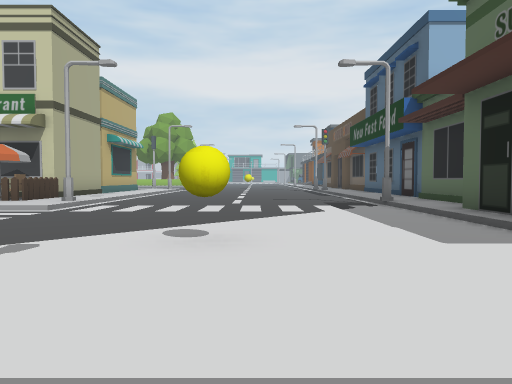
View 1 (above)

20 first-person views from a walk through a 3-D level made in the Unity game engine. The camera is 1.2 m above the floor, tilts 2° down and sees 70° across. The floor is counted in squares, 2 m on a side. Each view is taken from the middle of a square. On the plan, view 1 faces up. The plan holds only what a view shows up to about 10 squares ahead; the rest is blank. The place goes on beyond the plan. The player is left out. Some surface patterns are stand-ins.

View 2
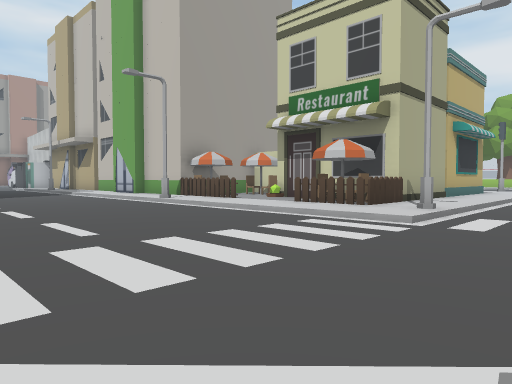

View 3
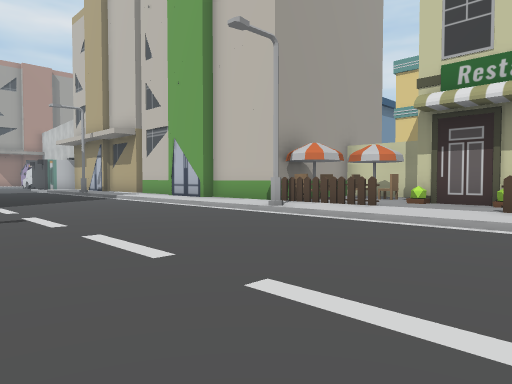

View 4
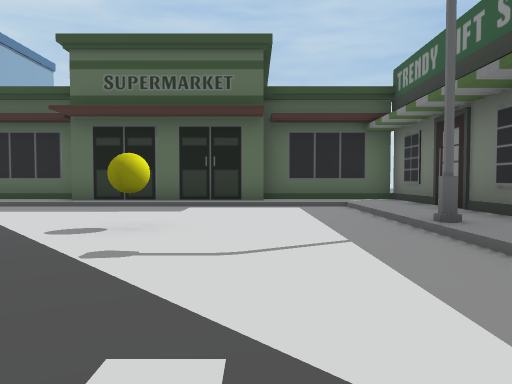

View 5
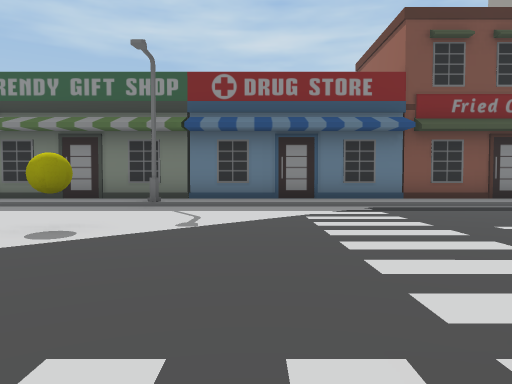

View 6
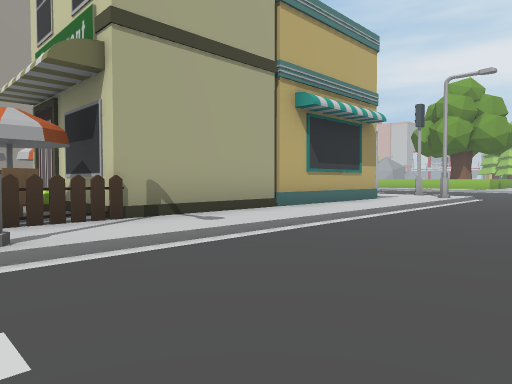

View 7
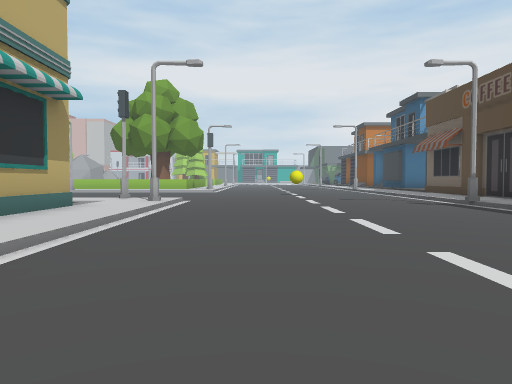

View 8
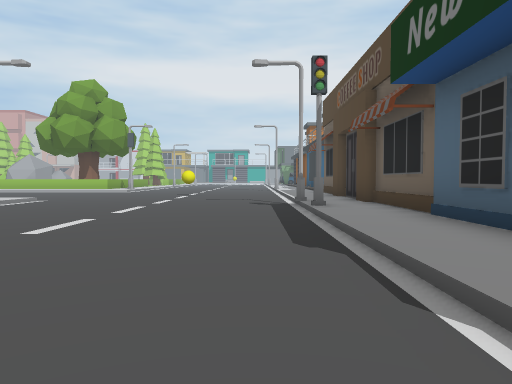

View 9
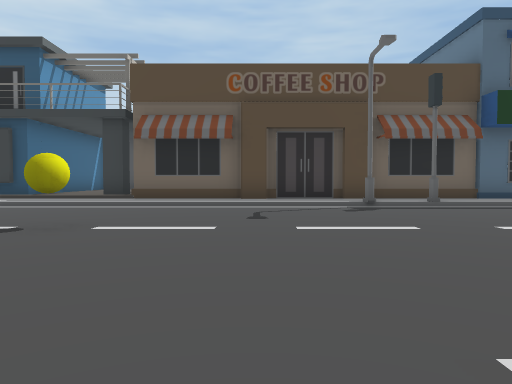

View 10
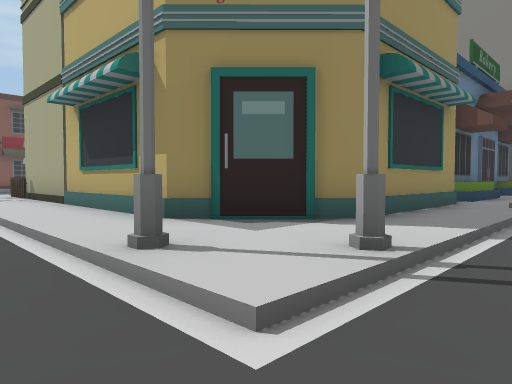

View 11
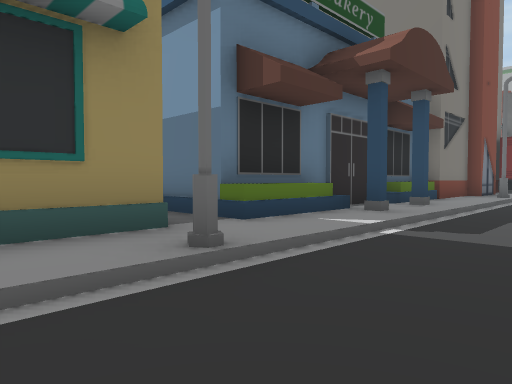

View 12
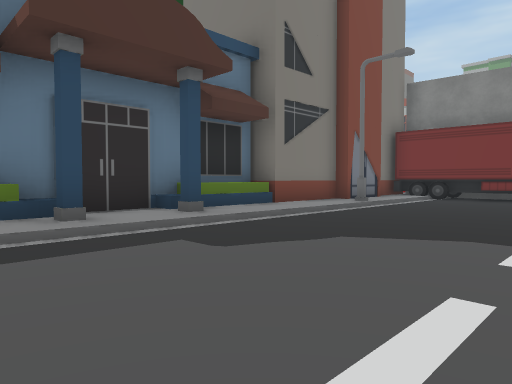

View 13
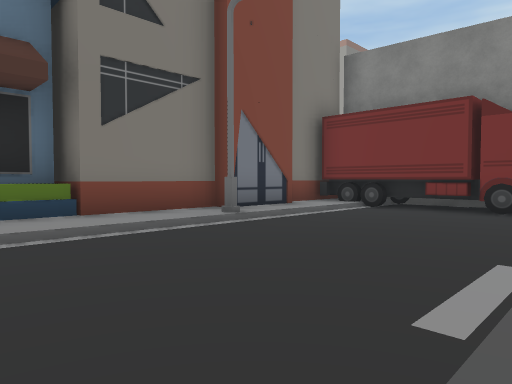

View 14
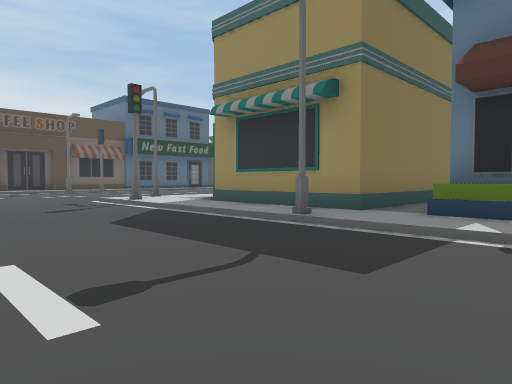

View 15
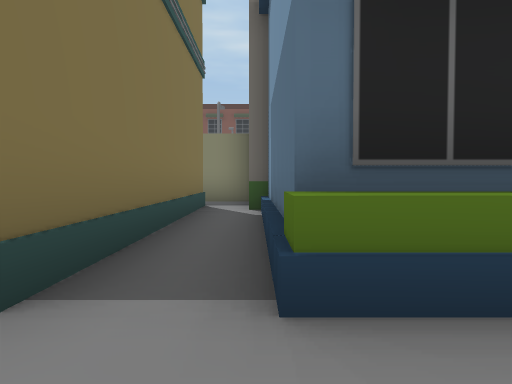

View 16
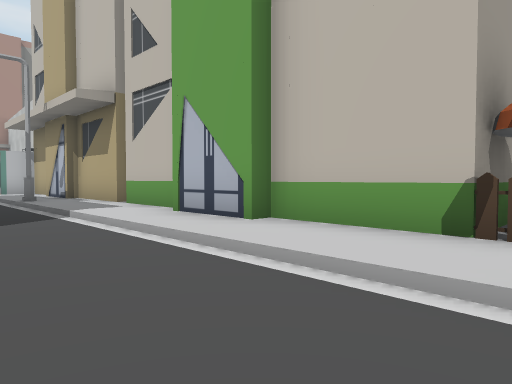

View 17
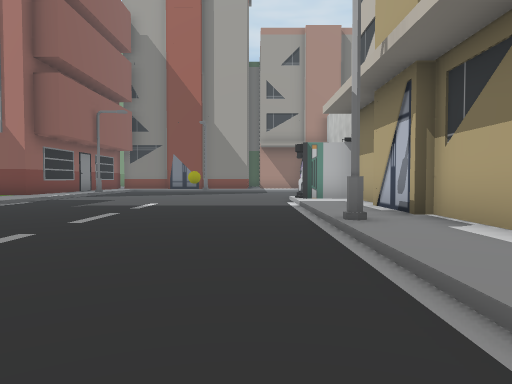

View 18
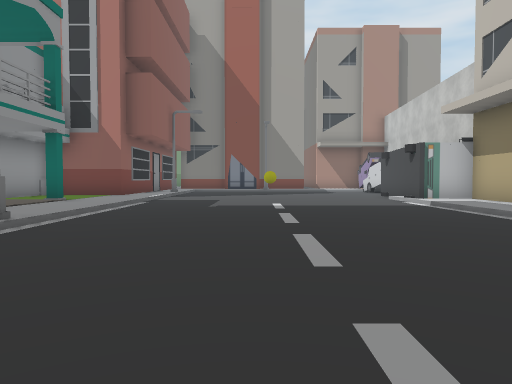

View 19
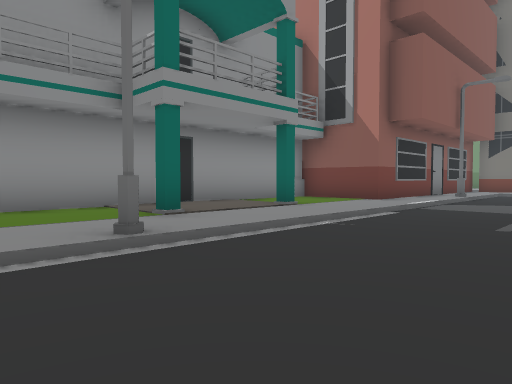

View 20
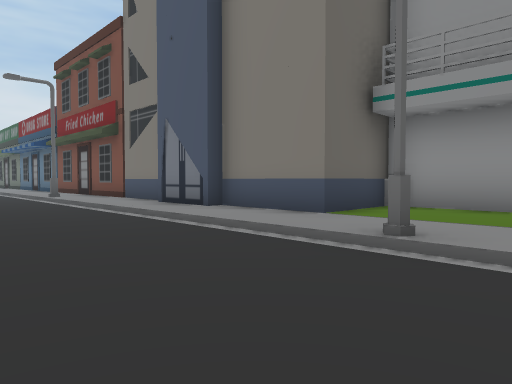

### Floor plan
Key: @ floor where view 1 was taken; # wall or solid block; . main floor; : floor 0.25 m higher than the main floor; / step, stairs or slope; B building; S streetlight; Y yellow ball; C chair; U bus; O other object.
Columns run from 30 left of view 1 to 5 right of it. Each row starts with its distance up from view 1.
 24           ..........         Y.../:#
 23      O...................  ....../:#
 22     #O.........................../:#
 21     #O.........................../:#
 20     OO///S/////////S/////#/....../:#
 19      O:BB:::::BB::/:::::::S......S:#
 18       B  BBBBBBBBB/#####::S....../:#
 17                  B/#   ##:/......#:#
 16                  B/#    #:/....../:#
 15                  B/#    #:/....../:B
 14                   B#    #:/....../:B
 13                    #    B:/....../:B
 12                   B##   B:/....../:
 11                   BCC   B:/....../
 10                   BC:BBBBO/....../:B
  9      UBBBBBBBBBBBBOOO::OO:S......S:B
  8     U:::::::::::::::::::::S....../:B
  7     /////S/////////S///////....../:B
  6     ............................./B
  5     ............................./B
  4     .........................Y.../B
  3     ........... ................./B
  2    ..............    ............/BB
  1 ................................./:B
  0 O////////S/////////S ////////S@///:B
 -1  ::::::::::::::::::  ::::::::::::::B
 -2  BB::#::#::BBBBBBB#################
 -3   B::::::::B
 -4     ########

Where each view was taken, in squares from view 1:
view 1: 0 up, 0 right, facing up
view 2: 2 up, 2 left, facing up-left
view 3: 2 up, 6 left, facing up-left
view 4: 2 up, 5 left, facing right
view 5: 8 up, 3 left, facing down
view 6: 8 up, 1 left, facing up-left
view 7: 10 up, 2 left, facing up
view 8: 10 up, 2 right, facing up
view 9: 21 up, 5 left, facing right
view 10: 21 up, 3 left, facing down-left
view 11: 22 up, 9 left, facing down-left
view 12: 24 up, 13 left, facing down-left
view 13: 24 up, 17 left, facing down-left
view 14: 24 up, 14 left, facing down-right
view 15: 20 up, 12 left, facing down
view 16: 5 up, 11 left, facing up-left
view 17: 6 up, 16 left, facing left
view 18: 3 up, 16 left, facing left
view 19: 3 up, 19 left, facing down-left
view 20: 3 up, 22 left, facing down-right
